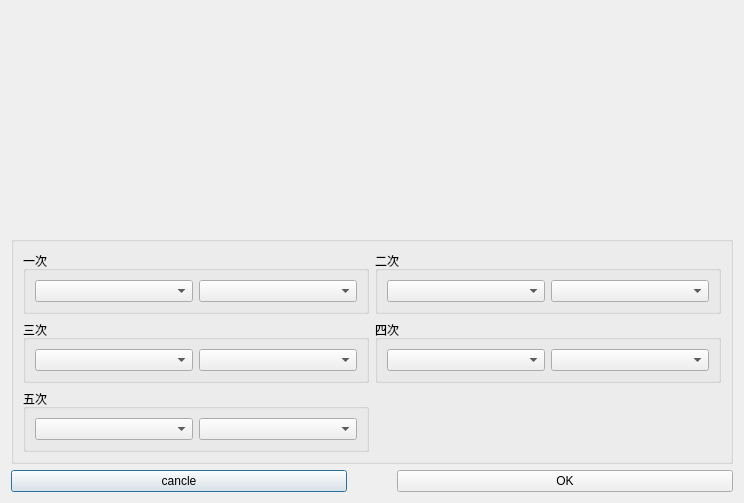
<?xml version="1.0" encoding="UTF-8"?>
<ui version="4.0">
 <class>GroupSetDialog</class>
 <widget class="QDialog" name="GroupSetDialog">
  <property name="geometry">
   <rect>
    <x>0</x>
    <y>0</y>
    <width>744</width>
    <height>503</height>
   </rect>
  </property>
  <property name="windowTitle">
   <string notr="true">Dialog</string>
  </property>
  <layout class="QGridLayout" name="gridLayout_8">
   <item row="5" column="0">
    <layout class="QGridLayout" name="gridLayout_2">
     <property name="horizontalSpacing">
      <number>50</number>
     </property>
     <item row="0" column="0">
      <widget class="QPushButton" name="cancelBtn">
       <property name="text">
        <string notr="true">cancle</string>
       </property>
      </widget>
     </item>
     <item row="0" column="1">
      <widget class="QPushButton" name="okBtn">
       <property name="text">
        <string notr="true">OK</string>
       </property>
      </widget>
     </item>
    </layout>
   </item>
   <item row="2" column="0">
    <widget class="QGroupBox" name="groupBox_9">
     <property name="minimumSize">
      <size>
       <width>0</width>
       <height>0</height>
      </size>
     </property>
     <property name="title">
      <string/>
     </property>
     <layout class="QGridLayout" name="gridLayout_6">
      <item row="0" column="1">
       <widget class="QGroupBox" name="groupBox_2">
        <property name="title">
         <string>二次</string>
        </property>
        <layout class="QGridLayout" name="gridLayout_3">
         <item row="0" column="0">
          <widget class="QComboBox" name="comboBox_3"/>
         </item>
         <item row="0" column="1">
          <widget class="QComboBox" name="comboBox_4"/>
         </item>
        </layout>
       </widget>
      </item>
      <item row="0" column="0">
       <widget class="QGroupBox" name="groupBox">
        <property name="title">
         <string>一次</string>
        </property>
        <layout class="QGridLayout" name="gridLayout">
         <item row="0" column="0">
          <widget class="QComboBox" name="comboBox"/>
         </item>
         <item row="0" column="1">
          <widget class="QComboBox" name="comboBox_2"/>
         </item>
        </layout>
       </widget>
      </item>
      <item row="1" column="1">
       <widget class="QGroupBox" name="groupBox_4">
        <property name="title">
         <string>四次</string>
        </property>
        <layout class="QGridLayout" name="gridLayout_5">
         <item row="0" column="0">
          <widget class="QComboBox" name="comboBox_7"/>
         </item>
         <item row="0" column="1">
          <widget class="QComboBox" name="comboBox_8"/>
         </item>
        </layout>
       </widget>
      </item>
      <item row="1" column="0">
       <widget class="QGroupBox" name="groupBox_3">
        <property name="title">
         <string>三次</string>
        </property>
        <layout class="QGridLayout" name="gridLayout_4">
         <item row="0" column="0">
          <widget class="QComboBox" name="comboBox_5"/>
         </item>
         <item row="0" column="1">
          <widget class="QComboBox" name="comboBox_6"/>
         </item>
        </layout>
       </widget>
      </item>
      <item row="2" column="0">
       <widget class="QGroupBox" name="groupBox_5">
        <property name="title">
         <string>五次</string>
        </property>
        <layout class="QGridLayout" name="gridLayout_7">
         <item row="0" column="0">
          <widget class="QComboBox" name="comboBox_9"/>
         </item>
         <item row="0" column="1">
          <widget class="QComboBox" name="comboBox_10"/>
         </item>
        </layout>
       </widget>
      </item>
     </layout>
    </widget>
   </item>
   <item row="0" column="0">
    <spacer name="horizontalSpacer">
     <property name="orientation">
      <enum>Qt::Horizontal</enum>
     </property>
     <property name="sizeHint" stdset="0">
      <size>
       <width>40</width>
       <height>20</height>
      </size>
     </property>
    </spacer>
   </item>
   <item row="1" column="0">
    <layout class="QHBoxLayout" name="horizontalLayout">
     <item>
      <widget class="SetEditValueWidget" name="groupnum" native="true"/>
     </item>
    </layout>
   </item>
  </layout>
 </widget>
 <customwidgets>
  <customwidget>
   <class>SetEditValueWidget</class>
   <extends>QWidget</extends>
   <header location="global">mysortwidget/seteditvaluewidget.h</header>
   <container>1</container>
  </customwidget>
 </customwidgets>
 <resources/>
 <connections/>
</ui>
